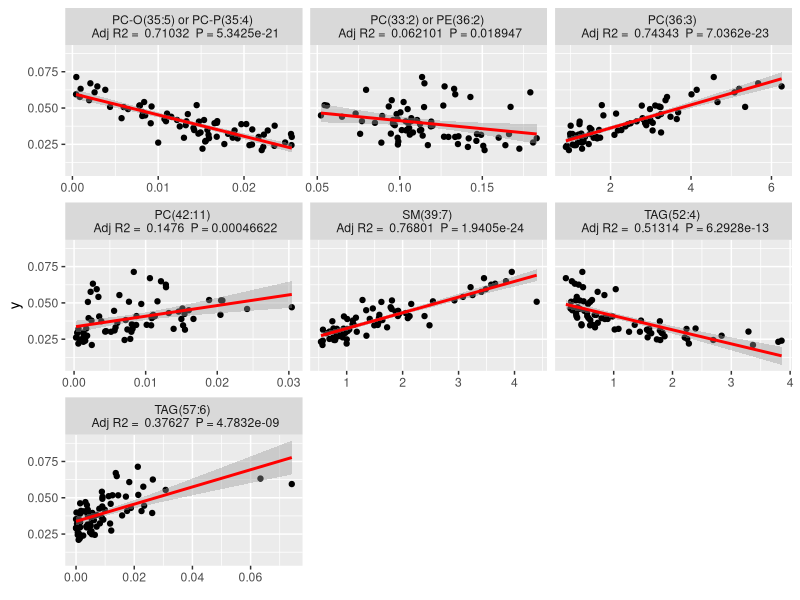
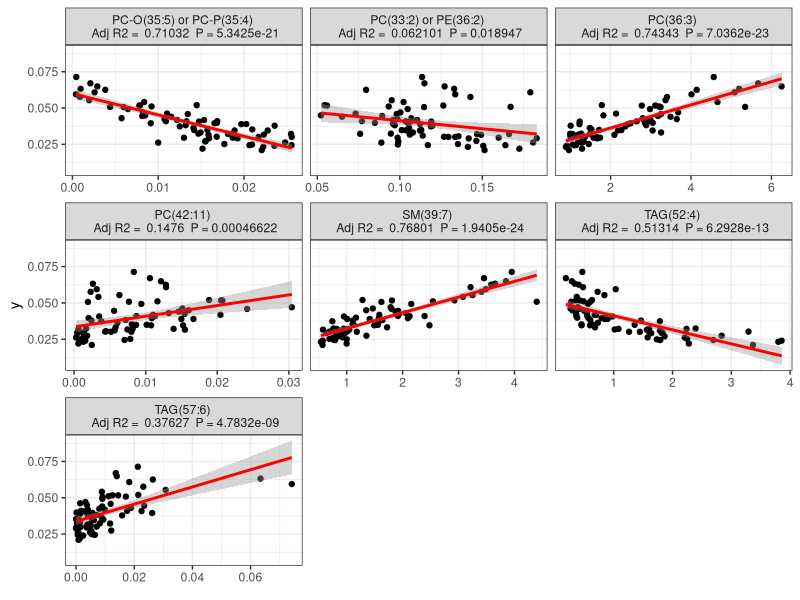

Source code (R) for these figures, in order: (Note: this script raises an error after producing the figures.)
#################################################################
######################## Data Cleaning ##########################
#################################################################

# Load X data
x_data <-readxl::read_excel('xdata.xlsx')

# Load Y data
y_data <- read.csv('ydata.csv', header = T)

# Match sample index across data frames. 
index <- match(x_data$Sample,paste('S', y_data$Animal.number, sep = ''))

# Ensure both dataframes are in same order and samples are matched. 
y_data <- y_data[index,] # Extract only matching samples (in correct order) from y.
x_data <- x_data[order(y_data$Animal.number),] # Reorder x to to that of ordered y.
x_data <- x_data[,-c(1,2)] # Remove superfluous x columns.
y_data <- y_data[order(y_data$Animal.number),] # Reorder y to that of ordered y.

# Extract the relevent variable from y_data.
y <-  y_data$Relative.liver.weight

# Create binary class variable, above and below mean of continuous y.
class_y <- rep(0, length(y))
class_y[y < mean(y)] <- 'Group 1'
class_y[y > mean(y)] <- 'Group 2'
class_y <- as.factor(class_y)


# Produce a combined dataset (y and x features) (regression mode).
data <- cbind(y,x_data)

# Produce a combined dataset (class_y and x features) (classification mode).
#data <- cbind(y=as.factor(class_y),x_data)

# Clean up variable names. 
colnames(data) <- sub("\\_.*", "", colnames(data))

#################################################################
####################### Data Partitioning #######################
#################################################################

# Randomely permute the index of the row numbers. 
sample <- sample.int(nrow(data))


## Generate data index for first outerloop test data.
subsample <-sample[1:(1*round(nrow(data)*.25))] # Take the first 25% index values. 
outertrain_1 <- data[-subsample, ] # Store all data besides index as first outer train.
outertest_1  <- data[subsample, ] # Store indexed data as first outer test.

# Randomely select 90% of rows from first outer train.
subsample <- sample.int(n = nrow(outertrain_1), size = floor(.9*nrow(outertrain_1)), replace = F)
innertrain_1 <- outertrain_1[-subsample, ] # Store all data besides index as first innter train.
innertest_1  <- outertrain_1[subsample, ] # Store indexed data as first inner test. 



## Generate data index for second outerloop test data.
subsample <-sample[(1*round(nrow(data)*.25)+1):(2*round(nrow(data)*.25))] # Take the next 25% index values.
outertrain_2 <- data[-subsample, ] # Store all data besides index as second outer train.
outertest_2  <- data[subsample, ] # Store indexed data as second outer test.

# Randomely select 90% of rows from second outer train.
subsample <- sample.int(n = nrow(outertrain_2), size = floor(.9*nrow(outertrain_2)), replace = F)
innertrain_2 <- outertrain_2[-subsample, ] # Store all data besides index as second innter train.
innertest_2  <- outertrain_2[subsample, ] # Store indexed data as second inner test. 



## Generate data index for second outerloop test data.
subsample <-sample[(2*round(nrow(data)*.25)+1):(3*round(nrow(data)*.25))] # Take the next 25% index values.
outertrain_3 <- data[-subsample, ] # Store all data besides index as third outer train.
outertest_3  <- data[subsample, ] # Store indexed data as third outer test.

# Randomely select 90% of rows from third outer train.
subsample <- sample.int(n = nrow(outertrain_3), size = floor(.9*nrow(outertrain_3)), replace = F)
innertrain_3 <- outertrain_3[-subsample, ] # Store all data besides index as third innter train.
innertest_3  <- outertrain_3[subsample, ] # Store indexed data as third inner test. 



## Generate data index for final outerloop test data.
subsample <-sample[(3*round(nrow(data)*.25)+1):(4*round(nrow(data)*.25))] # Take the last 25% index values.
outertrain_4 <- data[-subsample, ] # Store all data besides index as final outer train.
outertest_4  <- data[subsample, ] # Store indexed data as final outer test.

# Randomely select 90% of rows from final outer train.
subsample <- sample.int(n = nrow(outertrain_4), size = floor(.9*nrow(outertrain_4)), replace = F)
innertrain_4 <- outertrain_4[-subsample, ] # Store all data besides index as final inner train.
innertest_4  <- outertrain_4[subsample, ] # Store indexed data as final inner test. 



# Combine all outer test data into single list for easy referencing.
outertest <- list('outertest_1'=outertest_1,'outertest_2'=outertest_2,'outertest_3'=outertest_3,'outertest_4'=outertest_4)


#################################################################
####################### Regression plot #########################
#################################################################


# Provide list of stable features found by Boruta.
variables <- c('SM(39:7)', 'PC(36:3)', 'PC-O(35:5) or PC-P(35:4)',
               'TAG(52:4)', 'TAG(57:6)', 'PC(42:11)', 'PC(33:2) or PE(36:2)')

# Store relevent data for each of the selected features.
v1 <- data.frame(y=data$y,x=data$`SM(39:7)`, v=variables[1])
v2 <- data.frame(y=data$y,x=data$`PC(36:3)`, v=variables[2])
v3 <- data.frame(y=data$y,x=data$`PC-O(35:5) or PC-P(35:4)`, v=variables[3])
v4 <- data.frame(y=data$y,x=data$`TAG(52:4)`, v=variables[4])
v5 <- data.frame(y=data$y,x=data$`TAG(57:6)`, v=variables[5])
v6 <- data.frame(y=data$y,x=data$`PC(42:11)`, v=variables[6])
v7 <- data.frame(y=data$y,x=data$`PC(33:2) or PE(36:2)`, v=variables[7])

# Combine relevent data.
data <- rbind(v1,v2,v3,v4,v5,v6,v7)

# Define y variable name.
y_variable <- 'y'

# Create null variables. 
plotdata <- NULL
plotlabels <- NULL
for (i in 1:length(variables)) { # For each of the selected variables. 
  x_variable <- variables[i] # Take name of current variable.
  
  lmdat <- subset(data, v==variables[i])[1:2] # Extract relevent data for current variable.
  
  fit <- lm(y~x, lmdat) # Conduct LM.
  
  tmp.data <- data.frame(fit$model, "facet"=variables[i]) # Extract results.
  
  plotdata <- rbind(plotdata,tmp.data) # Store results.
  
  # Create custom facet label.
  plotlabels <- c(plotlabels,paste(variables[i],'\n',"Adj R2 = ",signif(summary(fit)$adj.r.squared, 5),
                                   " P =",signif(summary(fit)$coef[2,4], 5)))
}

# Modify names of plot label vector.
names(plotlabels) <- variables

# Load ggplot package.
library(ggplot2)

# Create plot
ggplot(plotdata, aes(x = x, y = y)) + 
  facet_wrap(~facet, labeller = as_labeller(plotlabels), scales = 'free_x') +
  geom_point() +
  stat_smooth(method = "lm", col = "red") +
  xlab(element_blank()) +
  ylab(y_variable)

# Store plot.
pdf('plot6.pdf', width=7, height=5)
ggplot(plotdata, aes(x = x, y = y)) + 
  facet_wrap(~facet, labeller = as_labeller(plotlabels), scales = 'free_x') +
  geom_point() +
  stat_smooth(method = "lm", col = "red") +
  xlab(element_blank()) +
  ylab(y_variable) +
  theme_bw()
dev.off()

#################################################################
##################### Classification plot #######################
#################################################################

# Store name of key variables. 
variables_class <- c('CE(20:4)\n(Group size: 8)')

# Extract relevent data.
v1 <- data.frame(y=class_data$class,x=class_data$`CE(20:4)`, v=variables_class[1])

# Combine data (if necessary)
data <- rbind(v1)

# Load ggpubr package.
library(ggpubr)

# Create boxplot.
ggplot(data, aes(x=y, y=x, fill=y)) +
  geom_boxplot() +
  facet_wrap(~v) +
  theme_bw() +
  theme(legend.position = 'none',axis.title.x = element_blank()) +
  ylab('Variable Values') +
  stat_compare_means(label = "p.format", method = "t.test",
                     ref.group = 1, label.y=0.055, size =3) +
  stat_compare_means(label = "p.signif", method = "t.test",
                     ref.group = 1, label.y = 0.057, size =3)





